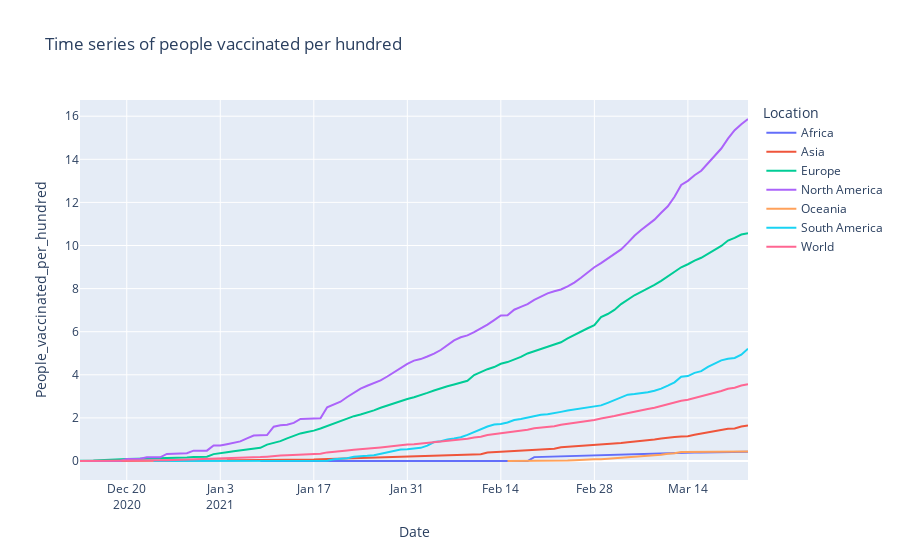

Notebook code cell kept with this figure:
### Code cell
# draw time series plot
fig = px.line(vacc_fin, 
              x='Date',
              y='People_vaccinated_per_hundred', 
              color = 'Location', 
              title='Time series of people vaccinated per hundred')
fig.show()
